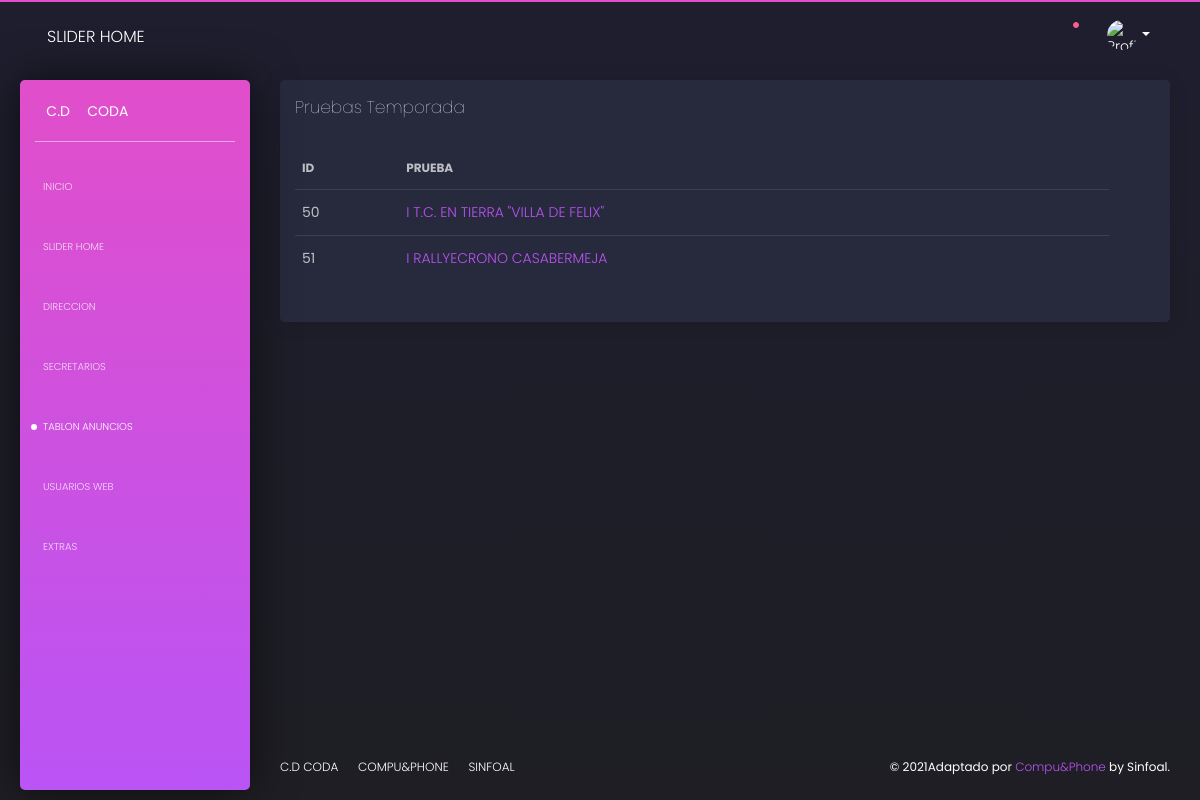
Screenshot of /admin2009/examples/tablon.php?activo=tablon (signed in) with the database file from the repository.
### tables this page shows
CREATE TABLE `web_pruebas` (
  `idcarrera` int(11) NOT NULL,
  `temporada` int(4) NOT NULL,
  `web` int(1) NOT NULL DEFAULT '0',
  `ruta_tablon` varchar(150) NOT NULL,
  `titulo` varchar(150) NOT NULL,
  `fecha` date NOT NULL,
  `fecha_larga` varchar(100) NOT NULL,
  `poblacion` varchar(100) NOT NULL,
  `tipo` int(2) NOT NULL,
  `modo_tiempos` int(2) NOT NULL,
  `img_prueba` varchar(250) NOT NULL,
  `img_organizador` varchar(250) NOT NULL,
  `img_sponsor` varchar(100) NOT NULL,
  `organizador` varchar(100) NOT NULL,
  `estado` int(2) NOT NULL
);

### admin2009/examples/tablon.php (the view, shortened to what this page needs)
<!DOCTYPE html>
<html lang="en">
<head>
  <link href="https://use.fontawesome.com/releases/v5.0.6/css/all.css" rel="stylesheet">
  <link href="../assets/css/nucleo-icons.css" rel="stylesheet" />
  <link href="../assets/css/black-dashboard.css?v=1.0.0" rel="stylesheet" />
  <link href="../assets/demo/demo.css" rel="stylesheet" />
</head>
<body class="">
  <div class="wrapper">
    <?php
		include("menu.php");
	?>
    </div>
    <div class="main-panel">
      <nav class="navbar navbar-expand-lg navbar-absolute navbar-transparent">
        <div class="container-fluid">
          <div class="navbar-wrapper">
            <a class="navbar-brand" href="javascript:void(0)">SLIDER HOME</a>
          </div>
          <div class="collapse navbar-collapse" id="navigation">
                        <?php
			include("usuario.php");
			?>
          </div>
        </div>
      </nav>
      <div class="content">
        <div class="row">
          <div class="col-md-12">
            <div class="card ">
              <div class="card-header">
                <h4 class="card-title"> Pruebas Temporada</h4>
              </div>
              <div class="card-body">
                <div class="table-responsive">
                  <table class="table tablesorter " id="">
                    <thead class=" text-primary">
                      <tr>
                        <th>
                          ID
                        </th>
                        <th>
                          Prueba
                        </th>
						            <th>
                        </th>
                      </tr>
                    </thead>
                    <tbody>
                      <?php
            $anio = date('Y');
						$sql= $mysqli2->query("SELECT idcarrera,titulo FROM web_pruebas WHERE temporada=$anio");
							if($sql->num_rows==0)
								echo "<tr><td colspan='4'>No hay pruebas disponibles en esta temporada</td></tr>";
							else
								{
								while($fila=$sql->fetch_array())
									{
									$titulo = $fila['titulo'];
									$id = $fila['idcarrera'];
									echo "<tr><td>".$id."</td><td><a href='tablon_ver.php?id=".$id."&activo=tablon'>".$titulo."</a></td></tr>";
									}
								}
					  ?>
                    </tbody>
                  </table>
                </div>
              </div>
            </div>
          </div>
        </div>
      </div>
      <footer class="footer">
       <?php
		include("pie.php");
	   ?>
      </footer>
    </div>
  </div>
</body>
</html>

### rows the page displays
web_pruebas: idcarrera "50", titulo "I T.C. EN TIERRA \"VILLA DE FELIX\""
web_pruebas: idcarrera "51", titulo "I RALLYECRONO CASABERMEJA"
